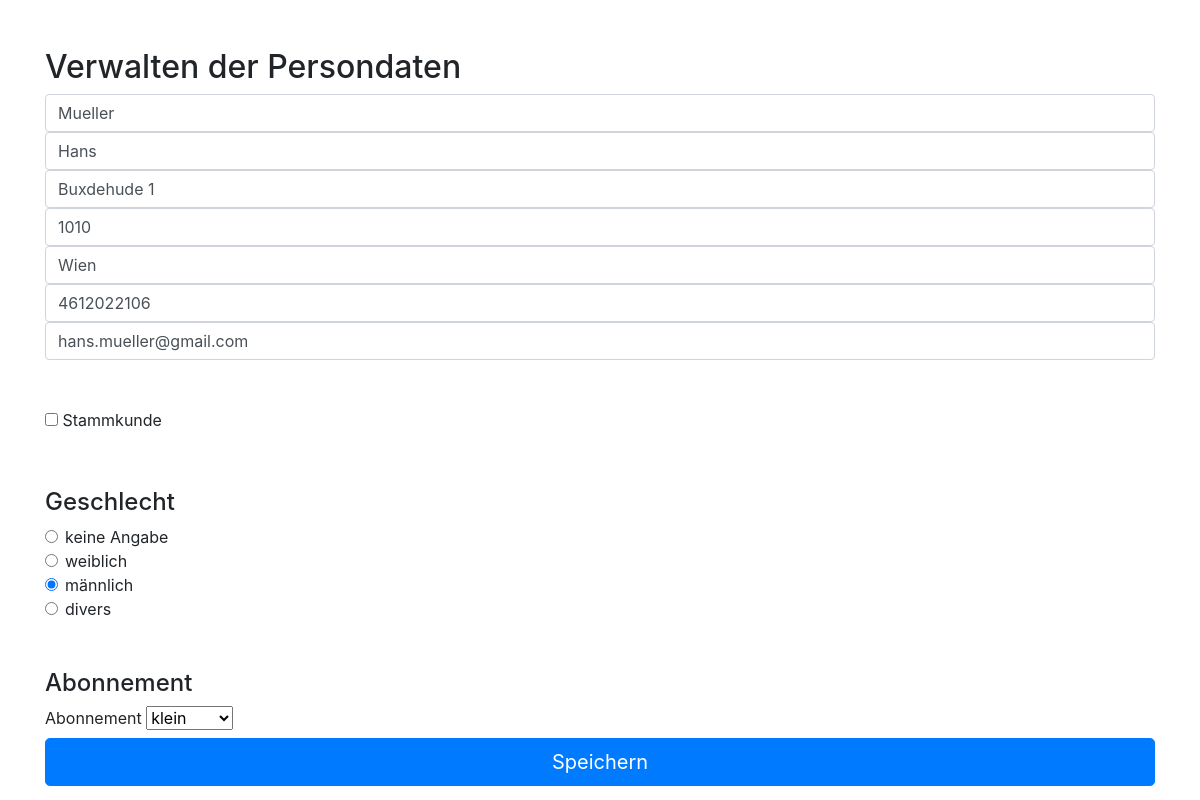
The page /person_admin.php?person_id=70&erst_aufruf=1 on the database its author committed.
### tables this page shows
CREATE TABLE `person` (
  `Person_Id` int(11) NOT NULL,
  `Person_Nachname` varchar(50) NOT NULL,
  `Person_Vorname` varchar(50) DEFAULT NULL,
  `Person_Strasse` varchar(50) DEFAULT NULL,
  `Person_PLZ` varchar(20) DEFAULT NULL,
  `Person_Ort` varchar(50) DEFAULT NULL,
  `Person_SVNr` varchar(10) NOT NULL,
  `Person_Email` varchar(50) DEFAULT NULL,
  `Person_Stammkunde` tinyint(1) NOT NULL DEFAULT 0,
  `Person_Geschlecht` varchar(1) DEFAULT NULL,
  `Person_Abonnement` varchar(10) NOT NULL DEFAULT 'klein',
  `Person_Passwort` varchar(255) NOT NULL COMMENT 'muss so lang sein wegen Verschlüsselung'
);

### person_admin.php (the view, shortened to what this page needs)
<?php
require_once 'connection.php';
$person_id = $_GET['person_id'];
$nachname ="";
$vorname = "";
$strasse = "";
$plz = "";
$ort = "";
$svnr = "";
$email = "";
$stammkunde = "";
$geschlecht = "";
$abo = "";
try {
    $sql = "SELECT * FROM `person`
            WHERE person_id = ".$person_id;
    $result = $conn->query($sql);
    foreach($result as $row => $akt_person) {
        $nachname = $akt_person['Person_Nachname'];
        $vorname = $akt_person['Person_Vorname'];
        $strasse = $akt_person['Person_Strasse'];
        $plz = $akt_person['Person_PLZ'];
        $ort = $akt_person['Person_Ort'];
        $svnr = $akt_person['Person_SVNr'];
        $email = $akt_person['Person_Email'];
        $stammkunde = $akt_person['Person_Stammkunde'];
        $geschlecht = $akt_person['Person_Geschlecht'];
        $abo = $akt_person['Person_Abonnement'];
    }
}
catch(PDOException $e) {
    echo "Error: " . $e->getMessage();
}
?>
<!DOCTYPE html>
<html lang="de">
<head>
    <link rel="stylesheet" href="https://maxcdn.bootstrapcdn.com/bootstrap/4.0.0/css/bootstrap.min.css">
</head>
<body>
<div class="container">
    <h2 class="mt-5">Verwalten der Persondaten</h2>
    <form class="form-signin" onSubmit="return checkForm()" action="<?php echo htmlspecialchars($_SERVER["PHP_SELF"]);?>" method="post" name="person_admin">
        <input type="text" name="input_Person_Nachname" id="input_Person_Nachname" value = <?php echo "'".$nachname."'"?> class="form-control" placeholder="Nachname" required autofocus>
        <input type="text" name="input_Person_Vorname" id="input_Person_Vorname" value = <?php echo "'".$vorname."'"?> class="form-control" placeholder="Vorname">
        <input type="text" name="input_Person_Strasse" id="input_Person_Strasse" value = <?php echo "'".$strasse."'"?> class="form-control" placeholder="Straße">
        <input type="text" name="input_Person_PLZ" id="input_Person_PLZ" value = <?php echo "'".$plz."'"?> class="form-control" placeholder="PLZ">
        <input type="text" name="input_Person_Ort" id="input_Person_Ort" value = <?php echo "'".$ort."'"?> class="form-control" placeholder="Ort">
        <input type="text" name="input_Person_SVNr" id="input_Person_SVNr" value = <?php echo "'".$svnr."'"?> class="form-control" placeholder="SVNr" required autofocus>
        <input type="email" name="input_Person_Email" id="input_Person_Email" value = <?php echo "'".$email."'"?> class="form-control" placeholder="Email-Adresse" required>
        <div class="checkbox mt-5">
            <input type="checkbox" id="input_Person_Stammkunde" name="input_Person_Stammkunde" value="1"
                <?php
                if ($stammkunde) {
                    echo "checked";
                }
                ?>
            >
            <label for="input_Person_Stammkunde">Stammkunde</label>
        </div>
        <h4 class="mt-5">Geschlecht</h4>
        <div class="form-check">
            <input id="input_Person_Geschlecht_keineAngabe" name="input_Person_Geschlecht" type="radio" class="form-check-input" value="-" required
                <?php
                if ($geschlecht == "-"){
                    echo "checked";
                }
                ?>
            >
            <label class="form-check-label" for="input_Person_Geschlecht_keineAngabe">keine Angabe</label>
        </div>
        <div class="form-check">
            <input id="input_Person_Geschlecht_weiblich" name="input_Person_Geschlecht" type="radio" class="form-check-input" value="w" required
                <?php
                if ($geschlecht == "w"){
                    echo "checked";
                }
                ?>
            >
            <label class="form-check-label" for="input_Person_Geschlecht_weiblich">weiblich</label>
        </div>
        <div class="form-check">
            <input id="input_Person_Geschlecht_maennlich" name="input_Person_Geschlecht" type="radio" class="form-check-input" value="m" required
                <?php
                if ($geschlecht == "m"){
                    echo "checked";
                }
                ?>
            >
            <label class="form-check-label" for="input_Person_Geschlecht_maennlich">männlich</label>
        </div>
        <div class="form-check">
            <input id="input_Person_Geschlecht_divers" name="input_Person_Geschlecht" type="radio" class="form-check-input" value="d" required
                <?php
                if ($geschlecht == "d"){
                    echo "checked";
                }
                ?>
            >
            <label class="form-check-label" for="input_Person_Geschlecht_divers">divers</label>
        </div>
        <h4 class="mt-5">Abonnement</h4>
        <label for="input_Person_Abonnement" class="form-label">Abonnement</label>
        <select class="form-select" id="input_Person_Abonnement" name="input_Person_Abonnement" required>
            <option value="klein"
                <?php
                 if ($abo == "klein"){
                    echo "selected";
                }
                ?>
            >klein</option>
        </select>
      <input name="submitBtn" class="btn btn-lg btn-primary btn-block" type="submit" id="submitBtn" value="Speichern"></button>
    </form>
  </div>
</body>
</html>

### rows shown on the page
person: input_Person_Nachname "Mueller", input_Person_Vorname "Hans", input_Person_Strasse "Buxdehude 1", input_Person_PLZ "1010", input_Person_Ort "Wien", input_Person_SVNr "4612022106", input_Person_Email "hans.mueller@gmail.com", Person_Geschlecht "☐ keine Angabe", Person_Geschlecht "☐ weiblich", Person_Geschlecht "☑ männlich", Person_Geschlecht "☐ divers", input_Person_Abonnement "klein"
